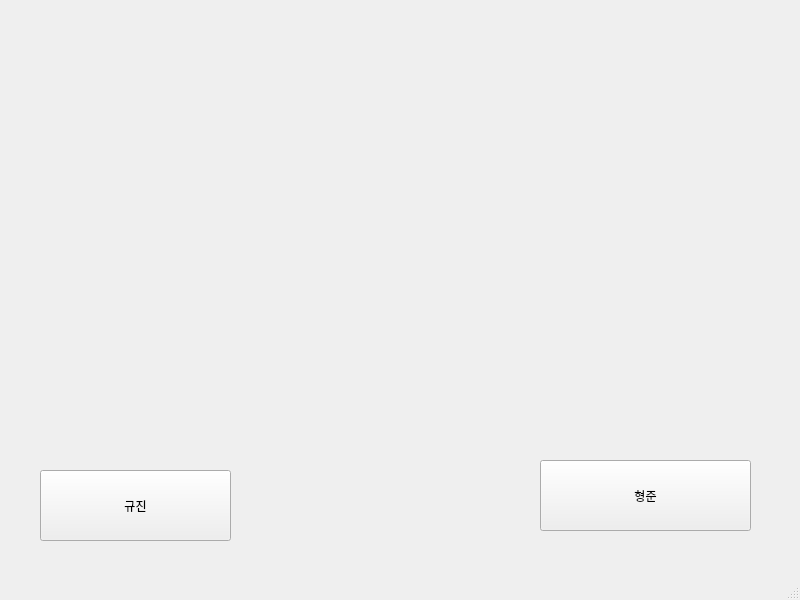
<?xml version="1.0" encoding="UTF-8"?>
<ui version="4.0">
 <class>MainWindow</class>
 <widget class="QMainWindow" name="MainWindow">
  <property name="geometry">
   <rect>
    <x>0</x>
    <y>0</y>
    <width>800</width>
    <height>600</height>
   </rect>
  </property>
  <property name="windowTitle">
   <string>MainWindow</string>
  </property>
  <widget class="QWidget" name="centralwidget">
   <widget class="QLabel" name="photo">
    <property name="geometry">
     <rect>
      <x>0</x>
      <y>-10</y>
      <width>801</width>
      <height>451</height>
     </rect>
    </property>
    <property name="text">
     <string/>
    </property>
    <property name="pixmap">
     <pixmap>../../Pictures/muscle_cat.jpg</pixmap>
    </property>
    <property name="scaledContents">
     <bool>true</bool>
    </property>
   </widget>
   <widget class="QPushButton" name="gj">
    <property name="geometry">
     <rect>
      <x>40</x>
      <y>470</y>
      <width>191</width>
      <height>71</height>
     </rect>
    </property>
    <property name="text">
     <string>규진</string>
    </property>
   </widget>
   <widget class="QPushButton" name="hj">
    <property name="geometry">
     <rect>
      <x>540</x>
      <y>460</y>
      <width>211</width>
      <height>71</height>
     </rect>
    </property>
    <property name="text">
     <string>형준</string>
    </property>
   </widget>
  </widget>
  <widget class="QMenuBar" name="menubar">
   <property name="geometry">
    <rect>
     <x>0</x>
     <y>0</y>
     <width>800</width>
     <height>21</height>
    </rect>
   </property>
  </widget>
  <widget class="QStatusBar" name="statusbar"/>
 </widget>
 <resources/>
 <connections/>
</ui>
